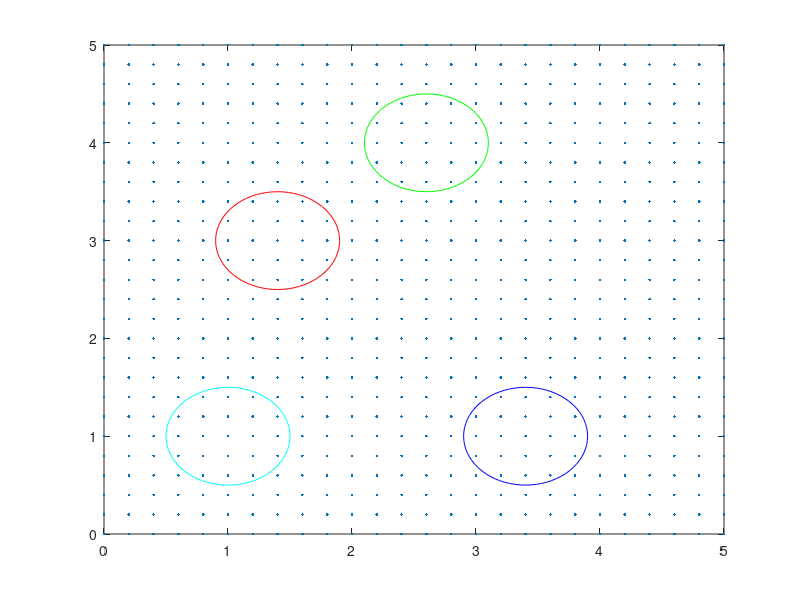

Write the MATLAB code that produced this figure.
% Equation 8 in Jarek's paper suggests that the shape function can be
% represented as a convolution of center points and the ball function.
% Then, the fourier of the shape function should be the pointwise
% multiplication of the fourier of the center points and the fourier
% of the ball function. For implementation, assume center points are on
% a regular grid for now. 

%function [] = s08_uniformCentersB0 ()

  % Draw the possible circle centers
  clf;
  d = 0.2; low = 0; high = 5;
  K = (high - low) / d + 1
  ps = [];
  for x = low : d : high, for y = low : d : high, ps(end+1,:) = [x,y]; end, end;
  plot(ps(:,1),ps(:,2),'.'); hold on;
  
  % Draw the three circles
  p1 = [1 + d*2, 3]; p2 = [3 - d*2, 4]; p3 = [3+d*2, 1];
  drawCircle(p1, 0.5, 'r');
  drawCircle(p2, 0.5, 'g');
  drawCircle(p3, 0.5, 'b');
  drawCircle([1,1], 0.5, 'c');
  
  % Generate the vector for centers
  rho = zeros(K,K);
  rho(K-round(p1(2)/d),round(p1(1)/d)+1) = 1;
  rho(K-round(p2(2)/d),round(p2(1)/d)+1) = 1;
  rho(K-round(p3(2)/d),round(p3(1)/d)+1) = 1;

  % Generate the vector for a circle centered at 1,1
%end

